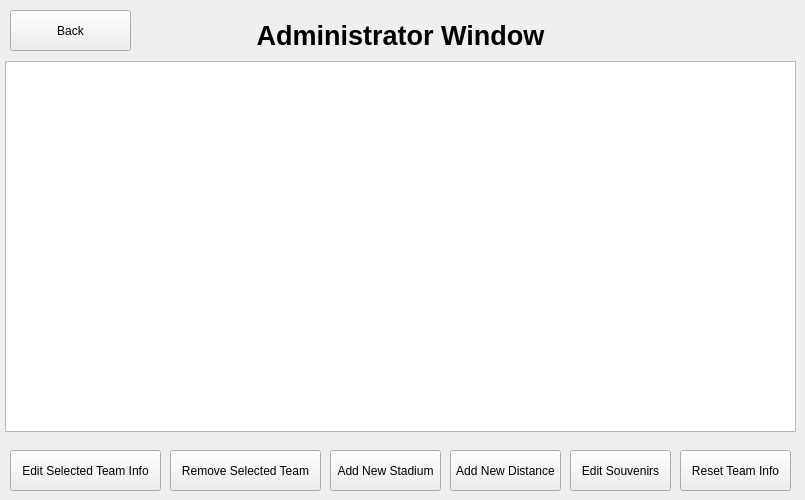
    <widget class="QWidget" name="AdminMainPage">
     <widget class="QLabel" name="label_6">
      <property name="geometry">
       <rect>
        <x>10</x>
        <y>5</y>
        <width>781</width>
        <height>61</height>
       </rect>
      </property>
      <property name="font">
       <font>
        <pointsize>20</pointsize>
        <weight>75</weight>
        <bold>true</bold>
       </font>
      </property>
      <property name="text">
       <string>Administrator Window</string>
      </property>
      <property name="alignment">
       <set>Qt::AlignCenter</set>
      </property>
     </widget>
     <widget class="QTableView" name="Stadium_tableView">
      <property name="geometry">
       <rect>
        <x>5</x>
        <y>61</y>
        <width>791</width>
        <height>371</height>
       </rect>
      </property>
     </widget>
     <widget class="QPushButton" name="editTeamInfo_button">
      <property name="geometry">
       <rect>
        <x>10</x>
        <y>450</y>
        <width>151</width>
        <height>41</height>
       </rect>
      </property>
      <property name="text">
       <string>Edit Selected Team Info</string>
      </property>
     </widget>
     <widget class="QPushButton" name="AddNewStadium_button">
      <property name="geometry">
       <rect>
        <x>330</x>
        <y>450</y>
        <width>111</width>
        <height>41</height>
       </rect>
      </property>
      <property name="text">
       <string>Add New Stadium</string>
      </property>
     </widget>
     <widget class="QPushButton" name="AddNewDistance_button">
      <property name="geometry">
       <rect>
        <x>450</x>
        <y>450</y>
        <width>111</width>
        <height>41</height>
       </rect>
      </property>
      <property name="text">
       <string>Add New Distance</string>
      </property>
     </widget>
     <widget class="QPushButton" name="RemoveStadium_button">
      <property name="geometry">
       <rect>
        <x>170</x>
        <y>450</y>
        <width>151</width>
        <height>41</height>
       </rect>
      </property>
      <property name="text">
       <string>Remove Selected Team</string>
      </property>
     </widget>
     <widget class="QPushButton" name="exit_button">
      <property name="geometry">
       <rect>
        <x>10</x>
        <y>10</y>
        <width>121</width>
        <height>41</height>
       </rect>
      </property>
      <property name="text">
       <string>Back</string>
      </property>
     </widget>
     <widget class="QPushButton" name="editSouvenirsButton">
      <property name="geometry">
       <rect>
        <x>570</x>
        <y>450</y>
        <width>101</width>
        <height>41</height>
       </rect>
      </property>
      <property name="text">
       <string>Edit Souvenirs</string>
      </property>
     </widget>
     <widget class="QPushButton" name="pushButton_resetTeamInfo">
      <property name="geometry">
       <rect>
        <x>680</x>
        <y>450</y>
        <width>111</width>
        <height>41</height>
       </rect>
      </property>
      <property name="text">
       <string>Reset Team Info</string>
      </property>
     </widget>
     <widget class="QLabel" name="label_30">
      <property name="geometry">
       <rect>
        <x>570</x>
        <y>-40</y>
        <width>131</width>
        <height>101</height>
       </rect>
      </property>
      <property name="text">
       <string/>
      </property>
      <property name="pixmap">
       <pixmap>baseballart5.jpg</pixmap>
      </property>
      <property name="scaledContents">
       <bool>true</bool>
      </property>
     </widget>
    </widget>
